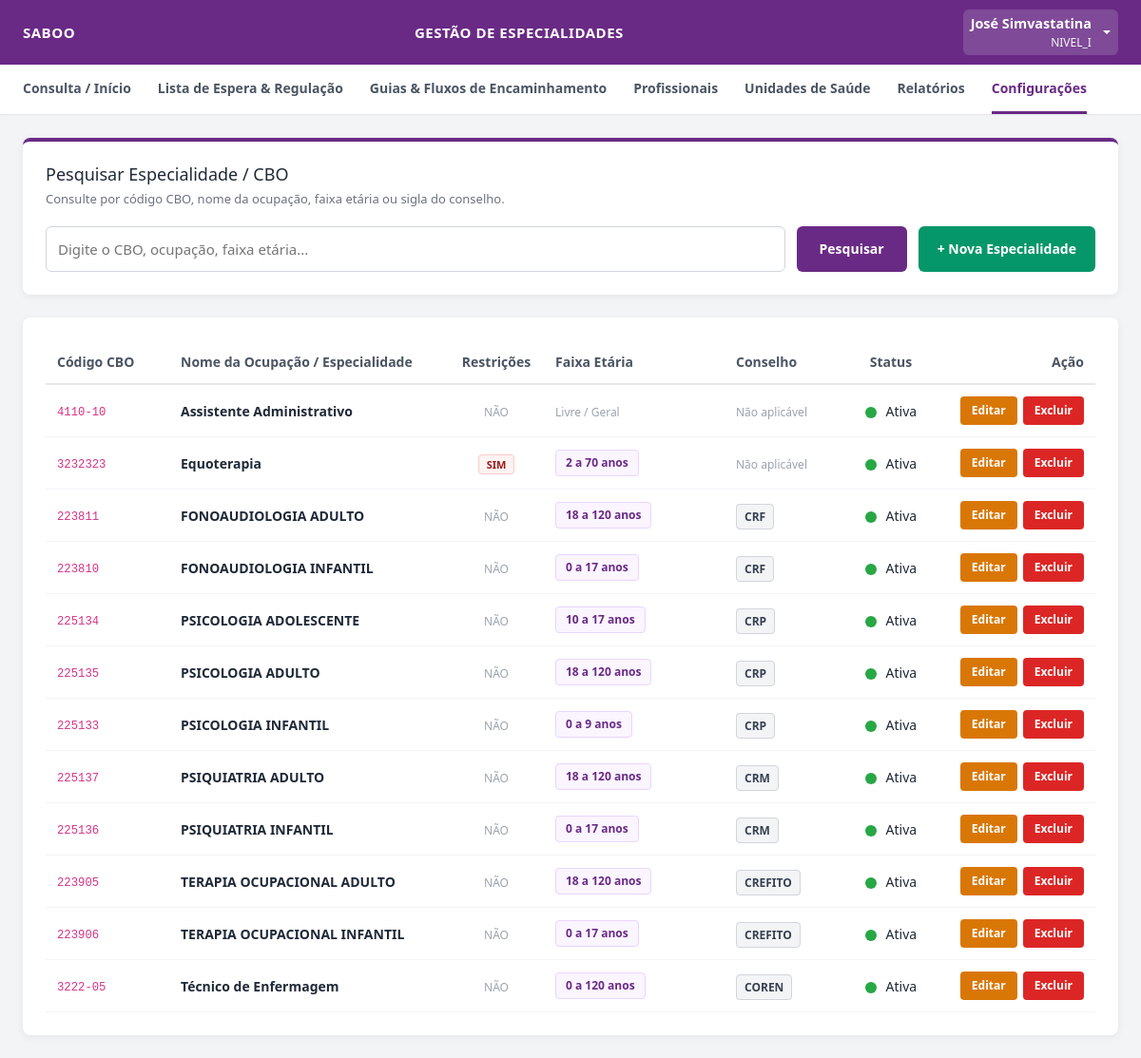
The app's page /admin/configuracoes/cbos (signed in) with its own data.
### tables this page shows
CREATE TABLE cbos (
            id INTEGER PRIMARY KEY AUTOINCREMENT,
            codigo TEXT UNIQUE NOT NULL,
            ocupacao TEXT NOT NULL,
            profissao TEXT,
            sigla_conselho TEXT,
            idade_minima INTEGER,
            idade_maxima INTEGER,
            meses_assiduidade INTEGER DEFAULT 6,
            created_at TIMESTAMP DEFAULT CURRENT_TIMESTAMP
        , ativa INTEGER DEFAULT 1, gera_lista_espera INTEGER DEFAULT 1);

### app.py (the view)
@app.route('/admin/configuracoes/cbos', methods=['GET'])
@login_required
@nivel_i_required
def listar_cbos():
    conn = get_db_connection()
    cursor = conn.cursor()
    cbos_raw = cursor.execute('SELECT * FROM cbos ORDER BY ocupacao ASC').fetchall()
    cbos = []
    for row in cbos_raw:
        cbo_dict = dict(row)
        autorizados = cursor.execute("""
            SELECT p.id, p.nome, p.cpf
            FROM cbo_profissionais_autorizados cpa
            JOIN profissionais p ON cpa.profissional_id = p.id
            WHERE cpa.cbo_id = ?
        """, (cbo_dict['id'],)).fetchall()
        cbo_dict['profissionais_detalhes'] = [dict(a) for a in autorizados]
        cbo_dict['tem_restricao'] = len(cbo_dict['profissionais_detalhes']) > 0
        cbos.append(cbo_dict)
    conn.close()
    return render_template('admin_cbos.html', cbos=cbos)

### app.py (called while the page is built)
def get_db_connection():
    conn = sqlite3.connect(DB_PATH, timeout=10.0)
    conn.row_factory = sqlite3.Row
    conn.execute('PRAGMA foreign_keys = ON;')
    return conn

def login_required(f):
    @wraps(f)
    def decorated_function(*args, **kwargs):
        if 'usuario_id' not in session:
            flash('Por favor, faça login para acessar o sistema.', 'warning')
            return redirect(url_for('login'))
        return f(*args, **kwargs)
    return decorated_function

def nivel_i_required(f):
    @wraps(f)
    def decorated_function(*args, **kwargs):
        if session.get('perfil') != 'NIVEL_I':
            flash(
                'Acesso restrito à gestão e administração do sistema (Nível I).',
                'danger',
            )
            return redirect(url_for('dashboard'))
        return f(*args, **kwargs)
    return decorated_function

### templates/admin_cbos.html (shortened to what this page needs)
{% set perfil = session.get('perfil') %}
<!DOCTYPE html>
<html lang="pt-BR">
<head>
    <link href="https://cdn.jsdelivr.net/npm/bootstrap@5.3.0/dist/css/bootstrap.min.css" rel="stylesheet">
</head>
<body>
    <div class="topbar">
        <div class="title">{{ session.get('estabelecimento', 'CAPS II — São Roque') }}</div>
        <div class="center-title">Gestão de Especialidades</div>
        <div class="dropdown">
            <a class="dropdown-toggle text-white d-flex align-items-center text-decoration-none py-1 px-2 rounded"
               href="#" id="userMenuDropdown" role="button" data-bs-toggle="dropdown" aria-expanded="false" style="background: rgba(255,255,255,0.15);">
                <div class="text-end me-2">
                    <span class="d-block fw-semibold text-white" style="font-size: 0.9rem;">{{ session.get('nome') }}</span>
                    <small class="d-block text-light opacity-85" style="font-size: 0.75rem;">{{ session.get('perfil') }}</small>
                </div>
            </a>
        </div>
    </div>
    <div class="navbar">
        <a href="/dashboard">Consulta / Início</a>
        <a href="/lista-espera">Lista de Espera & Regulação</a>
        <a href="/guias-fluxo">Guias & Fluxos de Encaminhamento</a>
        {% if perfil == 'NIVEL_I' %}
            <a href="/admin/profissionais">Profissionais</a>
            <a href="/admin/estabelecimentos">Unidades de Saúde</a>
            <a href="/relatorios">Relatórios</a>
            <a href="/admin/configuracoes" class="active">Configurações</a>
        {% endif %}
    </div>
    <div class="container">
        <div class="search-card">
            <h2>Pesquisar Especialidade / CBO</h2>
            <p>Consulte por código CBO, nome da ocupação, faixa etária ou sigla do conselho.</p>
            <div class="search-box">
                <input type="text" id="inputFiltroCbo" class="search-input" placeholder="Digite o CBO, ocupação, faixa etária..." onkeyup="filtrarTabelaCbo()">
                <button type="button" class="btn-search" onclick="filtrarTabelaCbo()">Pesquisar</button>
                <button type="button" class="btn-novo" onclick="prepararModalNovo()">+ Nova Especialidade</button>
            </div>
        </div>
        <div class="data-panel">
            <table class="table-data" id="tabelaCbos">
                <thead>
                    <tr>
                        <th style="width: 130px;">Código CBO</th>
                        <th>Nome da Ocupação / Especialidade</th>
                        <th style="width: 100px; text-align: center;">Restrições</th>
                        <th style="width: 190px;">Faixa Etária</th>
                        <th style="width: 120px;">Conselho</th>
                        <th style="width: 110px; text-align: center;">Status</th>
                        <th style="text-align: right; width: 160px;">Ação</th>
                    </tr>
                </thead>
                <tbody>
                    {% for cbo in cbos %}
                    <tr>
                        <td><code>{{ cbo.codigo }}</code></td>
                        <td><strong>{{ cbo.ocupacao }}</strong></td>
                        <td style="text-align: center;">
                            {% if cbo.tem_restricao %}
                                <span style="background: #fef2f2; color: #991b1b; border: 1px solid #fecaca; padding: 2px 8px; border-radius: 4px; font-size: 11px; font-weight: bold;">SIM</span>
                            {% else %}
                                <span style="color: #9ca3af; font-size: 12px;">NÃO</span>
                            {% endif %}
                        </td>
                        <td>
                            {% if cbo.idade_minima is not none and cbo.idade_maxima is not none %}
                                <span class="badge-idade">{{ cbo.idade_minima }} a {{ cbo.idade_maxima }} anos</span>
                            {% elif cbo.idade_minima is not none %}
                                <span class="badge-idade">A partir de {{ cbo.idade_minima }} anos</span>
                            {% elif cbo.idade_maxima is not none %}
                                <span class="badge-idade">Até {{ cbo.idade_maxima }} anos</span>
                            {% else %}
                                <span style="color: #9ca3af; font-size: 12px;">Livre / Geral</span>
                            {% endif %}
                        </td>
                        <td>
                            {% if cbo.sigla_conselho %}
                                <span class="badge-conselho">{{ cbo.sigla_conselho }}</span>
                            {% else %}
                                <span style="color: #9ca3af; font-size: 12px;">Não aplicável</span>
                            {% endif %}
                        </td>
                        <td style="text-align: center;">
                            {% if cbo.ativa == 1 %}
                                <span class="status-dot green" title="Ativa"></span> Ativa
                            {% else %}
                                <span class="status-dot red" title="Inativa"></span> Inativa
                            {% endif %}
                        </td>
                        <td style="text-align: right;">
                            <div style="display: flex; gap: 6px; justify-content: flex-end;">
                                <button class="btn-edit" onclick='editarCbo({{ cbo | tojson }})'>Editar</button>
                                <form action="{{ url_for('excluir_cbo', cbo_id=cbo.id) }}" method="POST" onsubmit="return confirm('Tem certeza que deseja excluir esta especialidade?');" style="display:inline;">
                                    <button type="submit" class="btn-delete">Excluir</button>
                                </form>
                            </div>
                        </td>
                    </tr>
                    {% endfor %}
                </tbody>
            </table>
        </div>
    </div>
</body>
</html>

### templates/admin_cbos.html (style rules this page uses)
* { box-sizing: border-box; margin: 0; padding: 0; font-family: 'Segoe UI', Tahoma, Geneva, Verdana, sans-serif; }
body { background-color: #f3f4f6; min-height: 100vh; display: flex; flex-direction: column; color: #1f2937; }
.topbar { background-color: #692A85; color: white; padding: 10px 24px; display: flex; justify-content: space-between; align-items: center; box-shadow: 0 2px 4px rgba(0,0,0,0.1); }
.topbar .title { font-size: 15px; font-weight: 600; text-transform: uppercase; letter-spacing: 0.5px; white-space: nowrap; overflow: hidden; text-overflow: ellipsis; max-width: 280px; }
.topbar .center-title { font-size: 15px; font-weight: 600; text-transform: uppercase; letter-spacing: 0.5px; }
.navbar { background: white; border-bottom: 1px solid #e5e7eb; padding: 0 24px; display: flex; flex-direction: row; justify-content: flex-start; gap: 28px; width: 100%; overflow-x: auto; white-space: nowrap; box-shadow: 0 1px 3px rgba(0,0,0,0.02); }
.navbar a { text-decoration: none; color: #4b5563; font-size: 14px; font-weight: 600; padding: 14px 0; border-bottom: 3px solid transparent; transition: all 0.2s; display: inline-block; flex-shrink: 0; }
.navbar a:hover, .navbar a.active { color: #692A85; border-bottom-color: #692A85; }
.container { flex: 1; padding: 24px; max-width: 1200px; margin: 0 auto; width: 100%; }
.search-card { background: white; padding: 24px; border-radius: 8px; box-shadow: 0 2px 8px rgba(0,0,0,0.06); margin-bottom: 24px; border-top: 4px solid #692A85; }
.search-card h2 { font-size: 18px; color: #1f2937; margin-bottom: 6px; }
.search-card p { font-size: 13px; color: #6b7280; margin-bottom: 18px; }
.search-box { display: flex; gap: 12px; }
.search-input { flex: 1; padding: 12px; border: 1px solid #d1d5db; border-radius: 6px; font-size: 15px; outline: none; background: white; }
.btn-search { background-color: #692A85; color: white; border: none; padding: 12px 24px; border-radius: 6px; font-size: 14px; font-weight: 600; cursor: pointer; transition: background 0.2s; }
.btn-novo { background-color: #059669; color: white; border: none; padding: 12px 20px; border-radius: 6px; font-size: 14px; font-weight: 600; cursor: pointer; white-space: nowrap; transition: background 0.2s; text-decoration: none; display: inline-block; }
.data-panel { background: white; padding: 24px; border-radius: 8px; box-shadow: 0 2px 8px rgba(0,0,0,0.06); }
.table-data { width: 100%; border-collapse: collapse; text-align: left; font-size: 14px; }
.table-data th { padding: 12px; border-bottom: 2px solid #e5e7eb; color: #4b5563; font-weight: 600; }
.table-data td { padding: 12px; border-bottom: 1px solid #f3f4f6; color: #1f2937; vertical-align: middle; }
.badge-conselho { background: #f3f4f6; border: 1px solid #d1d5db; color: #374151; padding: 4px 8px; border-radius: 4px; font-size: 12px; font-weight: 600; }
.badge-idade { background: #faf5ff; border: 1px solid #e9d5ff; color: #692A85; padding: 4px 10px; border-radius: 4px; font-size: 12px; font-weight: 600; white-space: nowrap; display: inline-block; }
.status-dot { height: 12px; width: 12px; border-radius: 50%; display: inline-block; margin-right: 6px; vertical-align: middle; }
.status-dot.green { background-color: #28a745; }
.btn-edit { background-color: #d97706; color: white; border: none; padding: 6px 12px; border-radius: 4px; font-size: 12px; font-weight: 600; cursor: pointer; transition: background 0.2s; }
.btn-delete { background-color: #dc2626; color: white; border: none; padding: 6px 12px; border-radius: 4px; font-size: 12px; font-weight: 600; cursor: pointer; transition: background 0.2s; }

### records on screen
cbos: codigo "4110-10", ocupacao "Assistente Administrativo", shows "NÃO", shows "Livre / Geral", shows "Não aplicável", ativa 1 (drawn)
cbos: codigo "3232323", ocupacao "Equoterapia", shows "SIM", idade_minima "2", idade_maxima "70", shows "Não aplicável", ativa 1 (drawn)
cbos: codigo "223811", ocupacao "FONOAUDIOLOGIA ADULTO", shows "NÃO", idade_minima "18", idade_maxima "120", sigla_conselho "CRF", ativa 1 (drawn)
cbos: codigo "223810", ocupacao "FONOAUDIOLOGIA INFANTIL", shows "NÃO", idade_minima "0", idade_maxima "17", sigla_conselho "CRF", ativa 1 (drawn)
cbos: codigo "225134", ocupacao "PSICOLOGIA ADOLESCENTE", shows "NÃO", idade_minima "10", idade_maxima "17", sigla_conselho "CRP", ativa 1 (drawn)
cbos: codigo "225135", ocupacao "PSICOLOGIA ADULTO", shows "NÃO", idade_minima "18", idade_maxima "120", sigla_conselho "CRP", ativa 1 (drawn)
cbos: codigo "225133", ocupacao "PSICOLOGIA INFANTIL", shows "NÃO", idade_minima "0", idade_maxima "9", sigla_conselho "CRP", ativa 1 (drawn)
cbos: codigo "225137", ocupacao "PSIQUIATRIA ADULTO", shows "NÃO", idade_minima "18", idade_maxima "120", sigla_conselho "CRM", ativa 1 (drawn)
cbos: codigo "225136", ocupacao "PSIQUIATRIA INFANTIL", shows "NÃO", idade_minima "0", idade_maxima "17", sigla_conselho "CRM", ativa 1 (drawn)
cbos: codigo "223905", ocupacao "TERAPIA OCUPACIONAL ADULTO", shows "NÃO", idade_minima "18", idade_maxima "120", sigla_conselho "CREFITO", ativa 1 (drawn)
cbos: codigo "223906", ocupacao "TERAPIA OCUPACIONAL INFANTIL", shows "NÃO", idade_minima "0", idade_maxima "17", sigla_conselho "CREFITO", ativa 1 (drawn)
cbos: codigo "3222-05", ocupacao "Técnico de Enfermagem", shows "NÃO", idade_minima "0", idade_maxima "120", sigla_conselho "COREN", ativa 1 (drawn)

### other values on screen
{{ session.get('estabelecimento', 'CAPS II — São Roque') }} "SABOO"
{{ session.get('nome') }} "José Simvastatina"
{{ session.get('perfil') }} "NIVEL_I"
